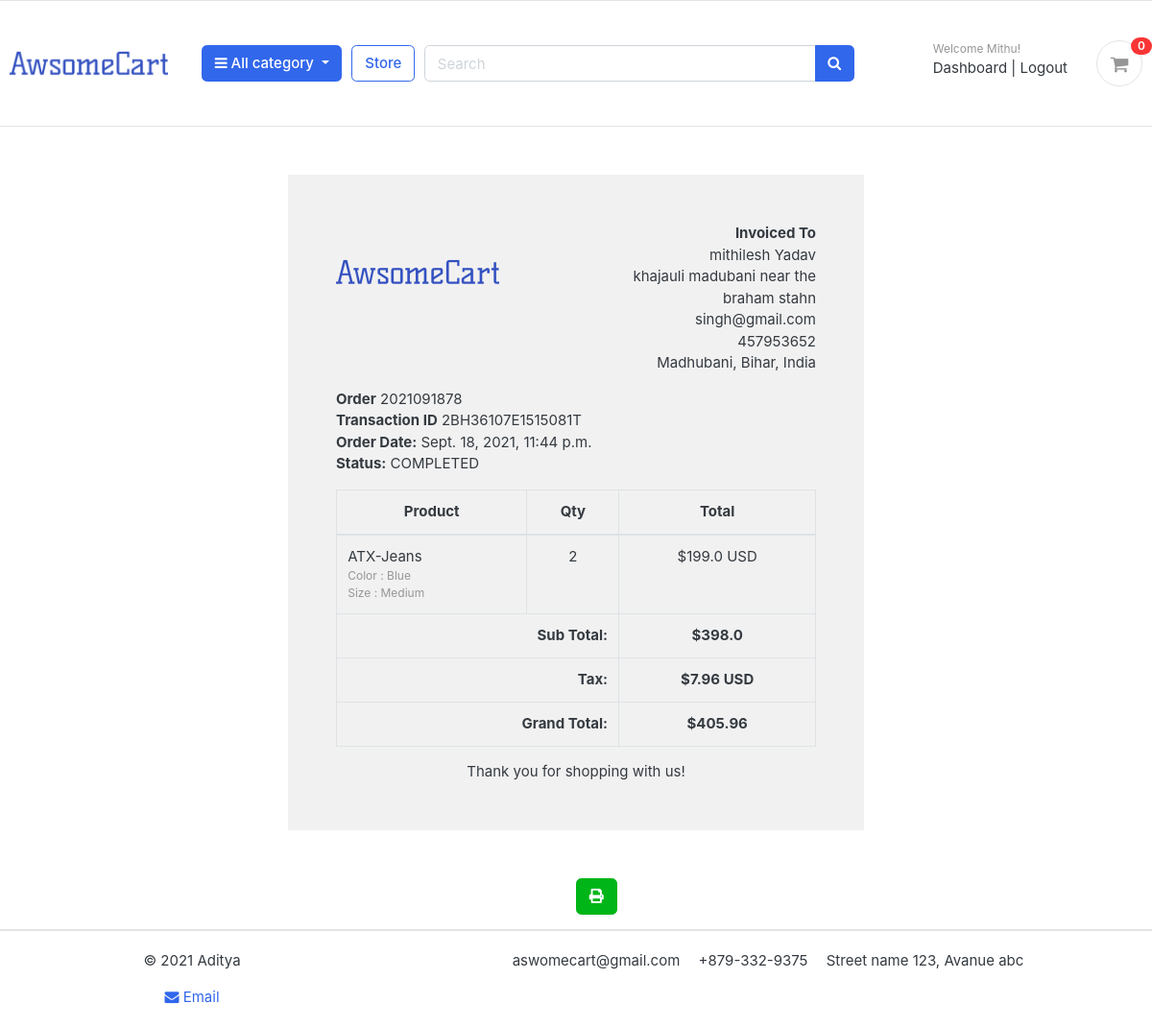
The app's page /accounts/order_detail/2021091878/ (signed in), older data.
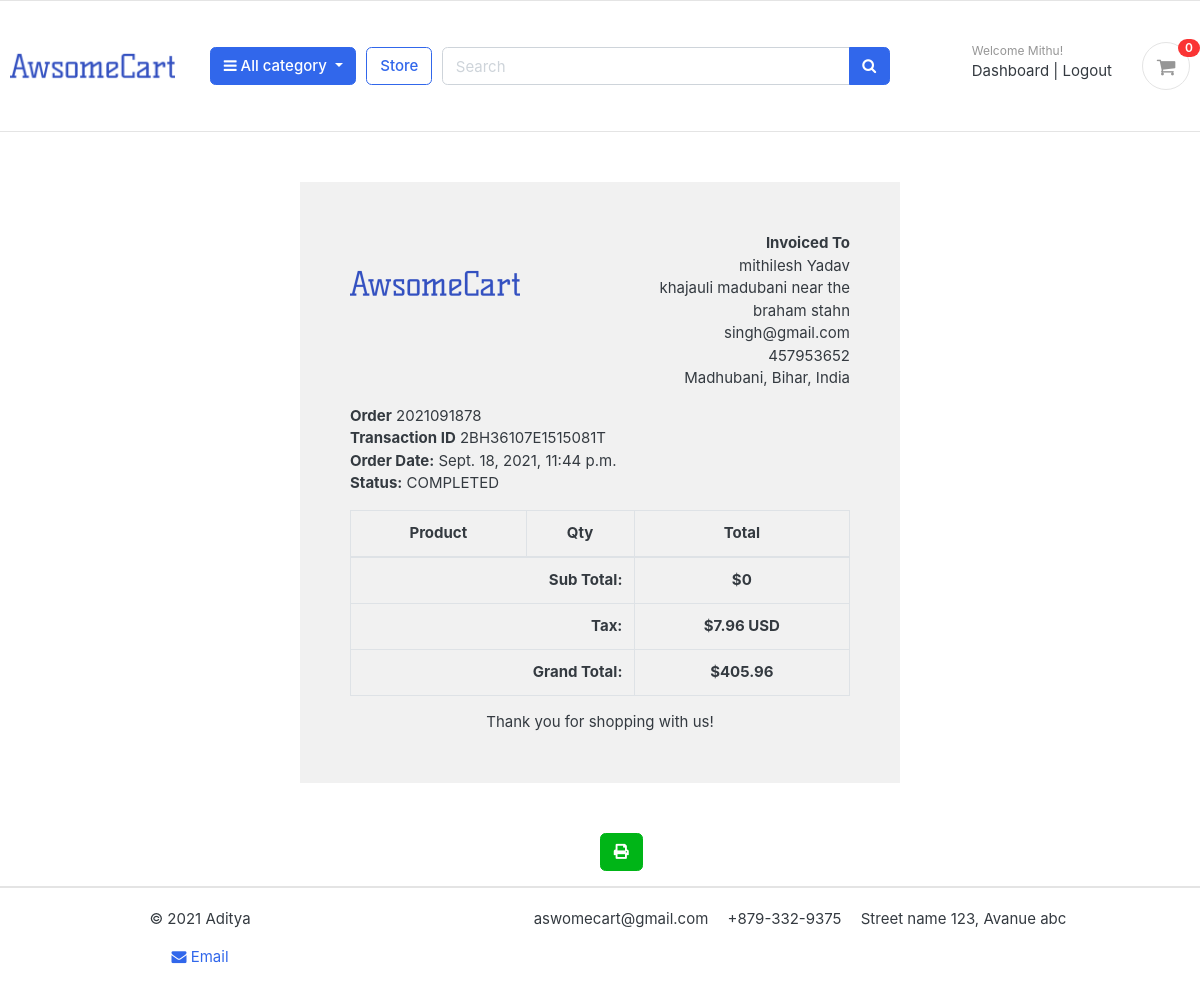
The same page, newer data.
### orders/models.py (models this page shows, shortened)
class OrderProduct(models.Model):
    order = models.ForeignKey(Order, on_delete=models.CASCADE)
    payment = models.ForeignKey(Payment, on_delete=models.SET_NULL, blank=True, null=True)
    user = models.ForeignKey(Account, on_delete=models.CASCADE)
    product = models.ForeignKey(Product, on_delete=models.CASCADE)
    variations = models.ManyToManyField(Variation, blank=True)
    quantity = models.IntegerField()
    product_price = models.FloatField()
    ordered = models.BooleanField(default=False)
    created_at = models.DateTimeField(auto_now_add=True)
    updated_at = models.DateTimeField(auto_now=True)

### store/models.py (models this page shows, shortened)
class Product(models.Model):
    product_name = models.CharField(max_length=100,unique=True)
    slug         = models.SlugField(max_length=200,unique=True)
    description  = models.TextField(max_length=1000,blank=True)
    price        = models.IntegerField()
    images       = models.ImageField(upload_to = 'photos/products')
    stock        = models.IntegerField()
    is_available = models.BooleanField(default=True)
    category     = models.ForeignKey(Category,on_delete=models.CASCADE)
    created_date = models.DateTimeField(auto_now=True)
    modified_date= models.DateTimeField(auto_now=True)

class Variation(models.Model):
    product             = models.ForeignKey(Product,on_delete=models.CASCADE)
    variation_category  = models.CharField(max_length=100,choices=variation_category_choice)
    variation_value     =models.CharField(max_length=100)
    is_active           =models.BooleanField(default=True)
    created_date        = models.DateTimeField(auto_now=True)
    objects = VariationManager()

### accounts/views.py (the view)
# urls.py: path('order_detail/<int:order_id>/' ,views.order_detail ,name='order_detail'),
@login_required(login_url='login')
def order_detail(request ,order_id):
    order_detail = OrderProduct.objects.filter(order__order_number=order_id)
    order        = Order.objects.get(order_number = order_id)
    subtotal = 0
    for i in order_detail:
        subtotal = i.product_price * i.quantity
    Context = {
        'order_detail':order_detail,
        'order':order,
        'subtotal':subtotal
    }
    return render(request ,'accounts/order_detail.html',Context)

### carts/context_processors.py (called while the page is built)
def counter(request):
    cart_count = 0
    if 'admin' in request.path:
        return  {}
    else:
        try:
            cart = Cart.objects.filter(cart_id = _cart_id(request))
            if request.user.is_authenticated:
                cart_items = CartItem.objects.all().filter(user=request.user)
            else:
                cart_items = CartItem.objects.all().filter(cart=cart[:1])
            for cart_item in cart_items:
                cart_count += cart_item.quantity
        except Cart.DoesNotExist:
            cart_count = 0
    return dict(cart_count = cart_count)

### carts/views.py (called while the page is built)
def _cart_id(request):
    cart = request.session.session_key
    if not cart:
        cart = request.session.create()
    return cart

### category/cotext_processors.py (called while the page is built)
def menu_links(request):
    links = Category.objects.all()
    return dict(links=links)

### category/models.py (called while the page is built)
    def get_url(self):
        return reverse('product_by_category',args=[self.slug])

### orders/models.py (called while the page is built)
    def full_name(self):
        return f'{self.first_name} {self.last_name}'

    def full_address(self):
        return f'{self.address_line_1} {self.address_line_2}'

### store/context_processors.py (called while the page is built)
def size_chart(request):
    size = Variation.objects.all()
    return dict(size=size)

### templates/accounts/order_detail.html (shortened to what the changed rows need)
{% extends "base.html" %}
{% load static %}
{% block content %}
<div class="container" style="margin: 0 auto;width: 50%;padding: 50px;background: #f1f1f1;margin-top: 50px;margin-bottom: 50px;" id="invoice_content">
    <div class="row invoice row-printable">
        <div class="col-md-12">
            <div class="panel panel-default plain" id="dash_0">
                <div class="panel-body p30">
                    <div class="row">
                        <div class="col-lg-12">
                            <div class="invoice-items">
                                <div class="table-responsive" style="overflow: hidden; outline: none;" tabindex="0">
                                    <table class="table table-bordered">
                                        <thead>
                                            <tr>
                                                <th class="per70 text-center">Product</th>
                                                <th class="per5 text-center">Qty</th>
                                                <th class="per25 text-center">Total</th>
                                            </tr>
                                        </thead>
                                        <tbody>
                                        {% for item in order_detail  %}
                                            <tr>
                                                <td>{{item.product.product_name}}
                                                     <p class="text-muted small">
                                                    {% if item.variations.all %}
                                                        {% for i in item.variations.all %}
                                                            {{ i.variation_category | capfirst }} : {{ i.variation_value | capfirst }} <br>
                                                        {% endfor %}
                                                    {% endif %}
                                                    </p>
                                                </td>
                                                <td class="text-center">{{item.quantity}}</td>
                                                <td class="text-center">${{item.product_price}} USD</td>
                                            </tr>
                                            {% endfor %}
                                        </tbody>
                                        <tfoot>
                                            <tr>
                                                <th colspan="2" class="text-right">Sub Total:</th>
                                                <th class="text-center">${{subtotal}}</th>
                                            </tr>
                                            <tr>
                                                <th colspan="2" class="text-right">Tax:</th>
                                                <th class="text-center">${{order.tax}} USD</th>
                                            </tr>
                                            <tr>
                                                <th colspan="2" class="text-right">Grand Total:</th>
                                                <th class="text-center">${{order.order_total}}</th>
                                            </tr>
                                        </tfoot>
                                    </table>
                                </div>
                            </div>
                        </div>
                    </div>
                </div>
            </div>
        </div>
    </div>
</div>
{% endblock  %}

Row changes from the older to the newer data that the page shows:
removed OrderProduct: product.product_name "ATX-Jeans", quantity "2", product_price "199.0"
no longer on this page (row unchanged): Variation: variation_category "Color", variation_value "Blue"
no longer on this page (row unchanged): Variation: variation_category "Size", variation_value "Medium"
Text that changed along with them:
{{ subtotal }}: "398.0" → "0"
